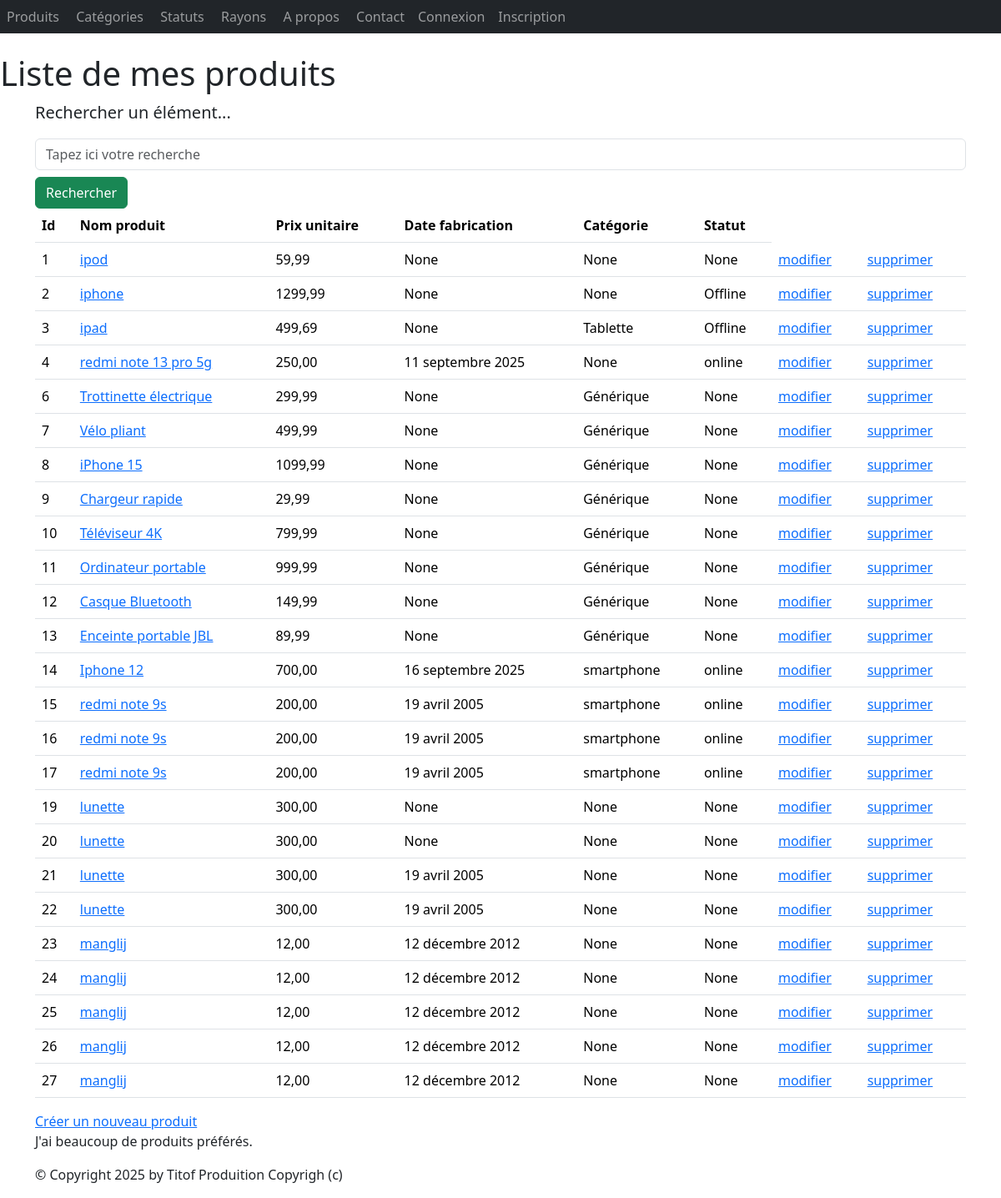
Before: /monApp/produits/ with the older database file.
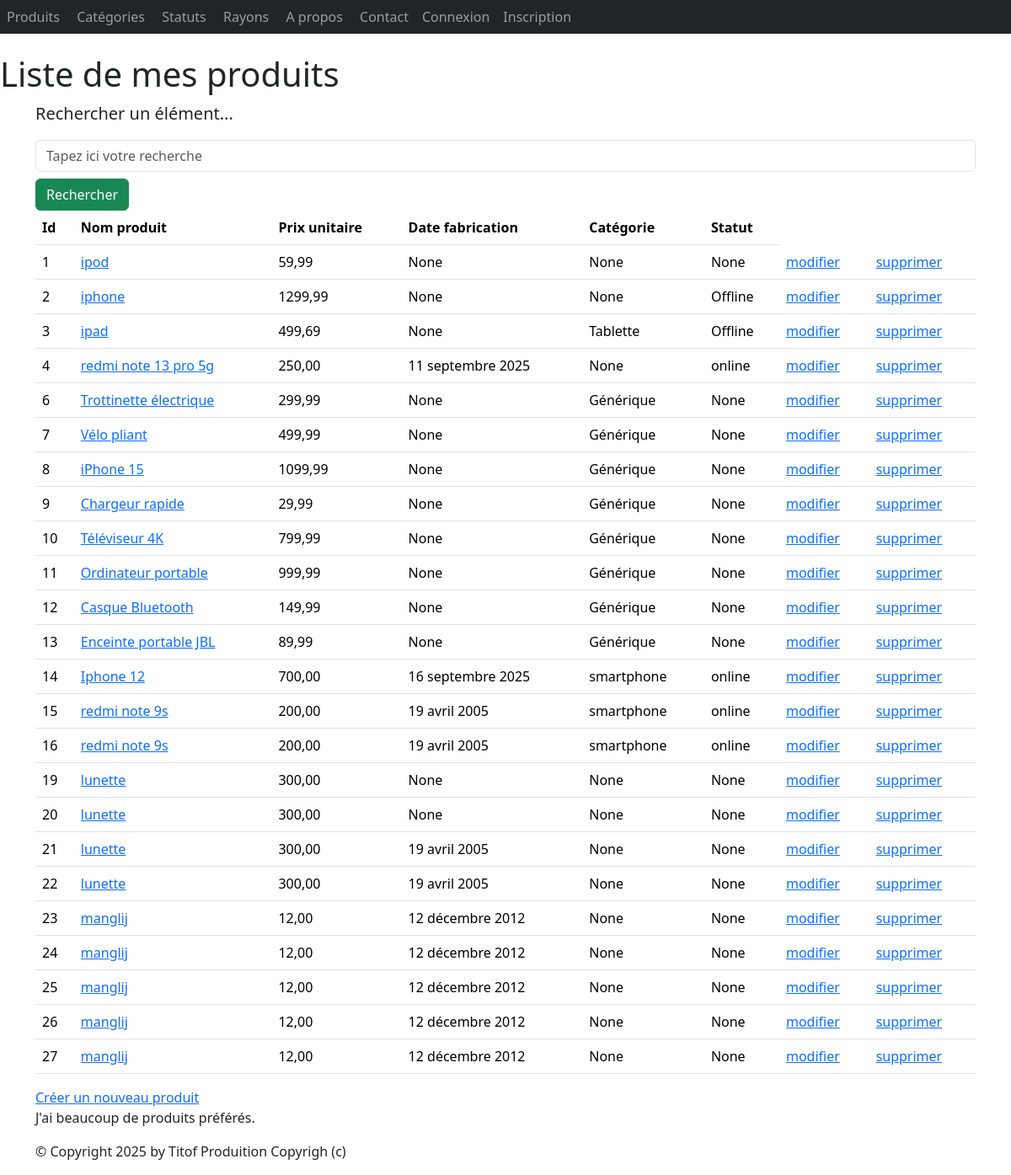
After: the same page with the newer database file.
### monApp/models.py (models this page shows, shortened)
class Produit(models.Model):
    refProd = models.AutoField(primary_key=True)
    intituleProd = models.CharField(max_length=200)
    prixUnitaireProd = models.DecimalField(max_digits=10, decimal_places=2)
    categorie = models.ForeignKey(
        Categorie,
        on_delete=models.CASCADE,
        related_name="produits",
        null=True,
        blank=True
    )
    date_fabrication = models.DateField(null=True, blank=True)
    rayons = models.ManyToManyField(
        'Rayon',
        through='Contenir',
        related_name='produits_rayons'
    )
    statut = models.ForeignKey(
        Statut,
        on_delete=models.CASCADE,
        related_name="produit",
        null=True,
        blank=True
    )

class Statut(models.Model):
    idStatut = models.AutoField(primary_key=True)
    libelle = models.CharField(max_length=100)
    def __str__(self):
        return self.libelle

class Categorie(models.Model):
    idCat = models.AutoField(primary_key=True)
    nomCat = models.CharField(max_length=100)
    def __str__(self):
        return self.nomCat

### monApp/views.py (the view)
# urls.py: path("produits/", views.ProduitListView.as_view(),name="lst_prdts"),
class ProduitListView(ListView):
    model = Produit
    template_name = "monApp/list_produits.html"
    context_object_name = "prdts"
    def get_queryset(self):
        query = self.request.GET.get('search')
        if query:
            return Produit.objects.filter(intituleProd__icontains=query).select_related('categorie').select_related('statut')
        return Produit.objects.all().select_related('categorie').select_related('statut')
    def get_context_data(self, **kwargs):
        context = super(ProduitListView, self).get_context_data(**kwargs)
        context['titremenu'] = "Liste de mes produits"
        return context

### monApp/templates/monApp/list_produits.html
{% extends 'monApp/base.html' %}
{% block menu %}
<h1> {{titremenu}}</h1>
{% endblock %}
{% block contenu %}
<p class="lead mb-3 ml-0">Rechercher un élément...</p>
<form method="GET" action="">
    <input class="form-control" type="text" name="search" placeholder="Tapez ici votre recherche"
        value="{{ request.GET.search }}">
    <button type="submit" class="btn btn-success mt-2">Rechercher</button>
</form>
<table class="table">
    <thead>
        <th>Id</th>
        <th>Nom produit</th>
        <th>Prix unitaire</th>
        <th>Date fabrication</th>
        <th>Catégorie</th>
        <th>Statut</th>
    </thead>
    <tbody>
        {% for prdt in prdts %}
        <tr>
            <td>{{ prdt.refProd }} </td>
            <td><a href="{% url 'dtl_prdt' prdt.refProd %}">{{ prdt.intituleProd }}</a></td>
            <td>{{ prdt.prixUnitaireProd }} </td>
            <td>{{ prdt.date_fabrication }} </td>
            <td>{{ prdt.categorie }} </td>
            <td>{{ prdt.statut }} </td>
            <td><a href="{% url 'prdt_chng' prdt.refProd %}">modifier</a></td>
            <td><a href="{% url 'prdt_del' prdt.refProd %}">supprimer</a></td>
        </tr>
        {% endfor %}
    </tbody>
</table>
<a href="{% url 'crt_prdt' %}">Créer un nouveau produit</a>
<p>
    J'ai
    {% if prdts|length < 5 %} peu de {% elif prdts|length < 10 %} quelques {% else %} beaucoup de {% endif %} produits
        préférés. </p>
        {% endblock %}

Changed rows visible on the page:
removed Produit: refProd "17", intituleProd "redmi note 9s", prixUnitaireProd "200,00", date_fabrication "19 avril 2005", categorie "smartphone", statut "online"
